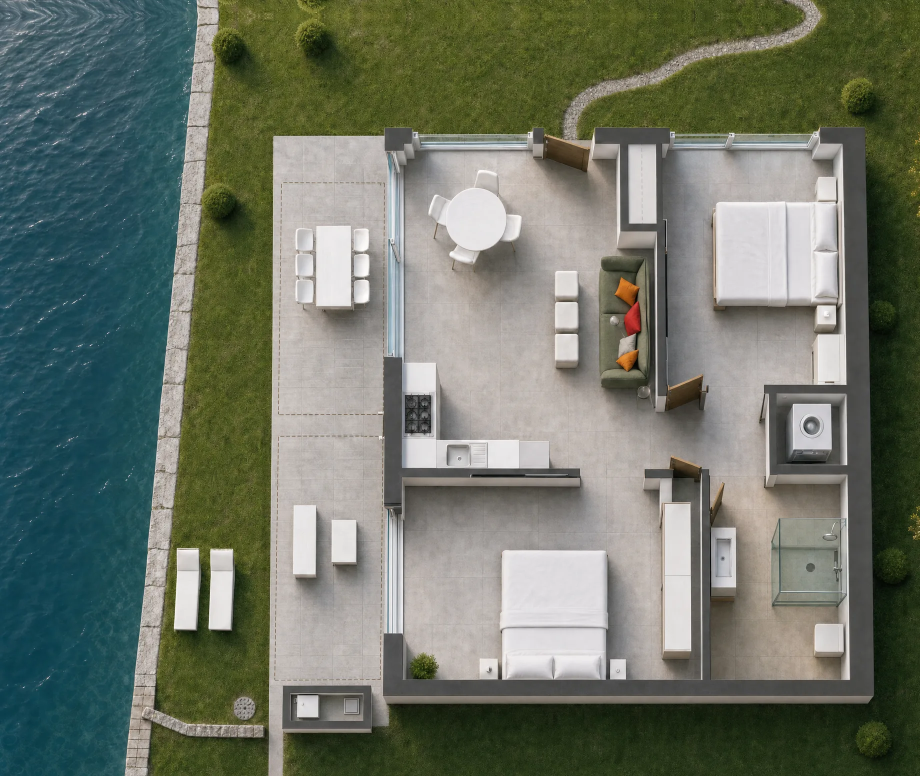
#> input picture images/plan/villa-volpe-plan.webp, 1840 x 1552 px (shown at 1/2 size)
$ python plan-sizes.py
#> lines starting #> are read from the running program, lines starting #| are printed output that depends on the picture
#!/usr/bin/env python3
"""Versioni ridotte della pianta di discover.html per telefoni e tablet.

js/vv-plan.js carica images/plan/villa-volpe-plan.webp (2048px, ~650 KB) con
srcset: su un telefono basta la -1024 (~1/4 del peso). Da rilanciare a OGNI
nuova pianta, prima del commit, altrimenti i telefoni vedono quella vecchia:

    python3 tools/plan-sizes.py
"""
import os
from PIL import Image

ROOT = os.path.dirname(os.path.dirname(os.path.abspath(__file__)))
SRC = os.path.join(ROOT, 'images', 'plan', 'villa-volpe-plan.webp')

im = Image.open(SRC).convert('RGB')
#> im is the input picture: PIL image 1840x1552 RGB; mean R, G, B 108.9, 116.4, 103.4
for w in (1024, 1536):
    out = SRC.replace('.webp', '-%d.webp' % w)
    im.resize((w, round(im.height * w / im.width)), Image.LANCZOS).save(out, 'WEBP', quality=82, method=6)
    print('%s  %d KB' % (os.path.relpath(out, ROOT), os.path.getsize(out) // 1024))
#> this loop made 2 passes
#> pass 1, `im.resize((w, round(im.height * w / im.width)), Image.LANCZOS).save(ou..`:
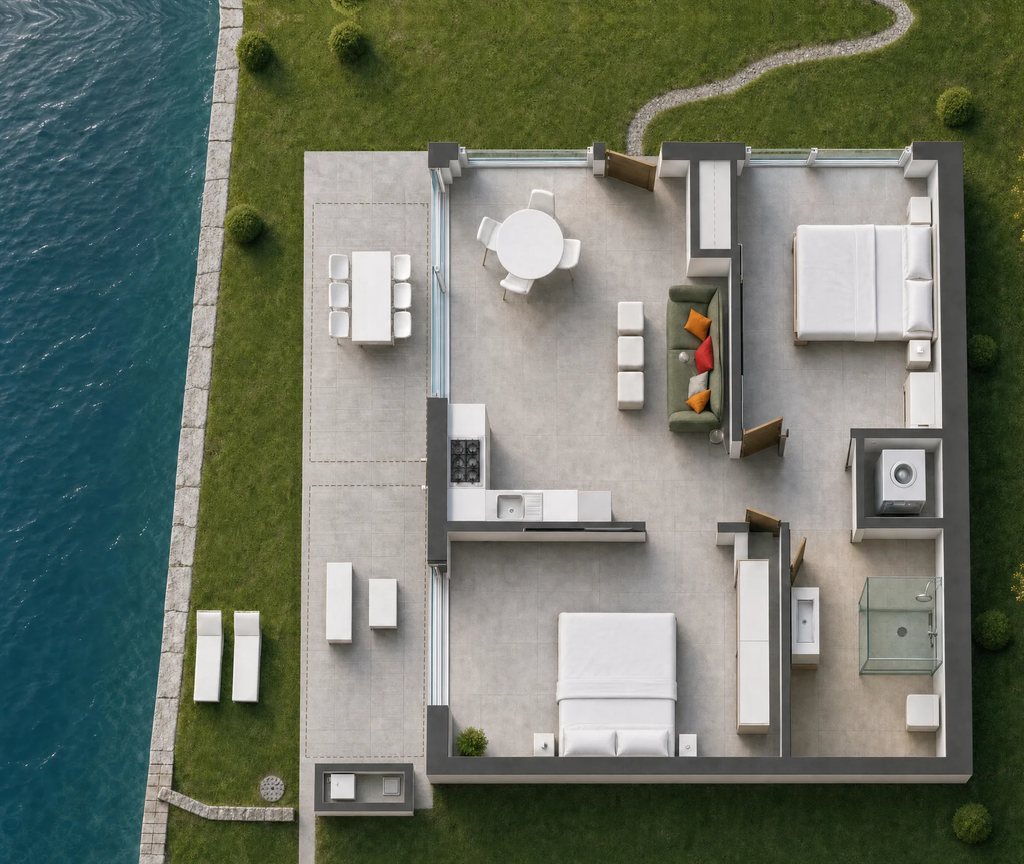
#> saved as villa-volpe-plan-1024.webp: PIL image 1024x864 RGB; mean R, G, B 108.9, 116.4, 103.4
